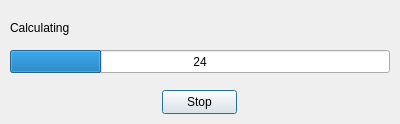
<?xml version="1.0" encoding="UTF-8"?>
<ui version="4.0">
 <class>CalcProgressDlg</class>
 <widget class="QDialog" name="CalcProgressDlg">
  <property name="windowModality">
   <enum>Qt::ApplicationModal</enum>
  </property>
  <property name="geometry">
   <rect>
    <x>0</x>
    <y>0</y>
    <width>400</width>
    <height>124</height>
   </rect>
  </property>
  <property name="windowTitle">
   <string>Calculate</string>
  </property>
  <widget class="QProgressBar" name="calcProgressBar">
   <property name="geometry">
    <rect>
     <x>10</x>
     <y>50</y>
     <width>380</width>
     <height>23</height>
    </rect>
   </property>
   <property name="value">
    <number>24</number>
   </property>
   <property name="alignment">
    <set>Qt::AlignCenter</set>
   </property>
   <property name="invertedAppearance">
    <bool>false</bool>
   </property>
   <property name="textDirection">
    <enum>QProgressBar::TopToBottom</enum>
   </property>
   <property name="format">
    <string>%p</string>
   </property>
  </widget>
  <widget class="QLabel" name="calcLabel">
   <property name="geometry">
    <rect>
     <x>10</x>
     <y>20</y>
     <width>120</width>
     <height>16</height>
    </rect>
   </property>
   <property name="text">
    <string>Calculating</string>
   </property>
  </widget>
  <widget class="QPushButton" name="stopButton">
   <property name="geometry">
    <rect>
     <x>162</x>
     <y>90</y>
     <width>75</width>
     <height>24</height>
    </rect>
   </property>
   <property name="text">
    <string>Stop</string>
   </property>
   <property name="autoDefault">
    <bool>false</bool>
   </property>
   <property name="default">
    <bool>true</bool>
   </property>
  </widget>
 </widget>
 <resources/>
 <connections/>
</ui>
